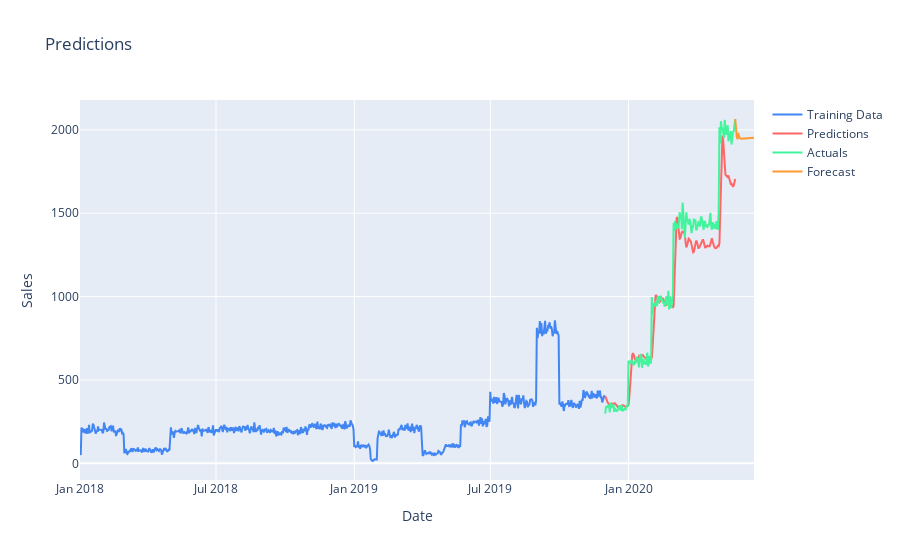

The cell this chart's notebook holds for it:
### Code cell
trace1 = go.Scatter(
    x = date_train,
    y = train_plot,
    mode = 'lines',
    name = 'Training Data',
    line = dict(color=('rgb(66, 134, 244)'), width=2)
)
trace2 = go.Scatter(
    x = date_test,
    y = predict_plot,
    mode = 'lines',
    name = 'Predictions',
    line = dict(color=('rgb(255, 102, 102)'), width=2)
)
trace3 = go.Scatter(
    x = date_test,
    y = test_plot,
    mode = 'lines',
    name = 'Actuals',
    line = dict(color=('rgb(66, 244, 155)'), width=2)
)
trace4 = go.Scatter(
    x = forecast_dates,
    y = forecast,
    mode = 'lines',
    name = 'Forecast',
    line = dict(color=('rgb(255, 153, 51)'), width=2)
)
data = [trace1, trace2, trace3, trace4]
layout = go.Layout(
    title = "Predictions",
    xaxis = {'title' : "Date"},
    yaxis = {'title' : "Sales"}
)
fig = go.Figure(data=[trace1, trace2, trace3, trace4], layout=layout)
fig.show()

### Figure 1 — Plotly figure (JSON) as saved in the notebook; plotly's stock layout.template omitted (floating-point values rounded to 4 significant figures; data arrays with more than 128 entries replaced by an {"elided": "..."} marker saying what was removed)
{"data": [{"line": {"color": "rgb(66, 134, 244)", "width": 2}, "mode": "lines", "name": "Training Data", "type": "scatter", "x": {"elided": "699 str values"}, "y": {"elided": "699 int values"}}, {"line": {"color": "rgb(255, 102, 102)", "width": 2}, "mode": "lines", "name": "Predictions", "type": "scatter", "x": {"elided": "174 str values"}, "y": {"elided": "174 float values"}}, {"line": {"color": "rgb(66, 244, 155)", "width": 2}, "mode": "lines", "name": "Actuals", "type": "scatter", "x": {"elided": "174 str values"}, "y": {"elided": "174 int values"}}, {"line": {"color": "rgb(255, 153, 51)", "width": 2}, "mode": "lines", "name": "Forecast", "type": "scatter", "x": ["2020-05-22T00:00:00", "2020-05-23T00:00:00", "2020-05-24T00:00:00", "2020-05-25T00:00:00", "2020-05-26T00:00:00", "2020-05-27T00:00:00", "2020-05-28T00:00:00", "2020-05-29T00:00:00", "2020-05-30T00:00:00", "2020-05-31T00:00:00", "2020-06-01T00:00:00", "2020-06-02T00:00:00", "2020-06-03T00:00:00", "2020-06-04T00:00:00", "2020-06-05T00:00:00", "2020-06-06T00:00:00", "2020-06-07T00:00:00", "2020-06-08T00:00:00", "2020-06-09T00:00:00", "2020-06-10T00:00:00", "2020-06-11T00:00:00", "2020-06-12T00:00:00", "2020-06-13T00:00:00", "2020-06-14T00:00:00", "2020-06-15T00:00:00", "2020-06-16T00:00:00"], "y": [2065, 1966.0, 1959.0, 1943.0, 1981.0, 1960.0, 1950.0, 1947.0, 1946.0, 1947.0, 1947.0, 1948.0, 1949.0, 1949.0, 1950.0, 1951.0, 1951.0, 1952.0, 1952.0, 1953.0, 1953.0, 1952.0, 1952.0, 1952.0, 1952.0, 1953.0]}], "layout": {"title": {"text": "Predictions"}, "xaxis": {"title": {"text": "Date"}}, "yaxis": {"title": {"text": "Sales"}}}}
